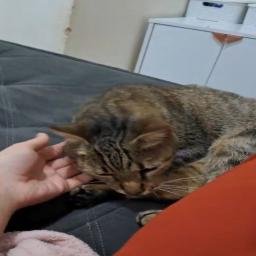
#> input picture pets256/ada_pipoca/00127.jpg, 256 x 256 px
$ python -i project.py   (imports and definitions only)
#> lines starting #> are read from the running program, lines starting #| are printed output that depends on the picture
from __future__ import annotations

import csv
import random
from collections import defaultdict
from dataclasses import dataclass
from pathlib import Path
from typing import Iterable

from PIL import Image
import numpy as np
from scipy import ndimage
from scipy.cluster import vq


@dataclass(frozen=True)
class PetRecord:
	class_id: int
	class_name: str
	filename: str
	path: Path


@dataclass(frozen=True)
class FeatureBundle:
	haralick: np.ndarray
	lbp_r1: np.ndarray
	lbp_r2: np.ndarray
	hog: np.ndarray
	bovw: np.ndarray
	color_moments: np.ndarray
	gabor: np.ndarray
	hsv_histogram: np.ndarray


# [79 lines left out: functions load_pet_records, split_pets_by_class, load_rgb_image, not called in this run]


def to_gray(image: np.ndarray) -> np.ndarray:
	if image.ndim == 2:
		return image.astype(np.uint8, copy=False)
	return np.asarray(Image.fromarray(image).convert("L"))


# [92 lines left out: functions haralick_features, lbp_features, color_moments_features, not called in this run]


def hog_features(image: np.ndarray, bins: int = 8) -> np.ndarray:
	gray = to_gray(image).astype(np.float32)
	grad_x = ndimage.sobel(gray, axis=1, mode="reflect")
	grad_y = ndimage.sobel(gray, axis=0, mode="reflect")
	magnitude = np.hypot(grad_x, grad_y)
	angle = (np.degrees(np.arctan2(grad_y, grad_x)) + 360.0) % 360.0
	histogram, _ = np.histogram(angle, bins=bins, range=(0.0, 360.0), weights=magnitude)
	histogram = histogram.astype(np.float64)
	total = histogram.sum()
	if total > 0:
		histogram /= total
	return histogram


# [189 lines left out: functions gabor_features, hsv_histogram_features, region_lbp_features, build_bovw_codebook, bovw_features, extract_feature_bundle and 2 more, not called in this run]


def matrix_from_bundles(bundles: list[FeatureBundle], name: str) -> np.ndarray:
	return np.vstack([getattr(bundle, name) for bundle in bundles])


# [5 lines left out: function standardize_features, not called in this run]


def apply_standardization(matrix: np.ndarray, mean: np.ndarray, std: np.ndarray) -> np.ndarray:
	return (matrix - mean) / std


# [42 lines left out: functions train_nearest_centroid, predict_nearest_centroid, accuracy_score, evaluate_feature_set, not called in this run]


def combine_feature_blocks(blocks: list[np.ndarray]) -> np.ndarray:
	return np.concatenate(blocks, axis=1)

>>> import cv2
>>> picture = cv2.imread('pets256/ada_pipoca/00127.jpg', cv2.IMREAD_GRAYSCALE)
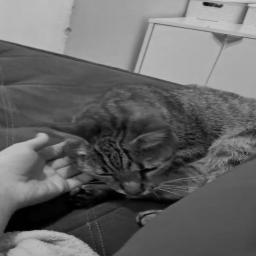
#> picture: shape (256, 256); min 0, max 208, mean 103.2
>>> result = hog_features(picture)
#> in hog_features, `grad_x = ndimage.sobel(gray, axis=1, mode="reflect")`:
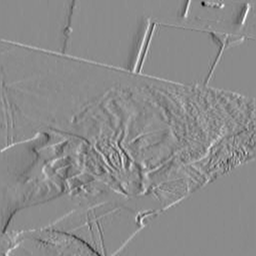
#> grad_x: shape (256, 256) float32; min -446, max 369, mean 0.1; drawn with min black and max white
#> in hog_features, `grad_y = ndimage.sobel(gray, axis=0, mode="reflect")`:
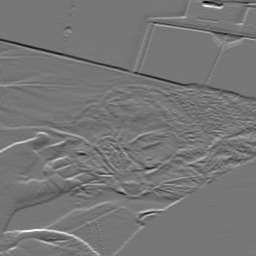
#> grad_y: shape (256, 256) float32; min -567, max 647, mean -2.1; drawn with min black and max white
#> in hog_features, `magnitude = np.hypot(grad_x, grad_y)`:
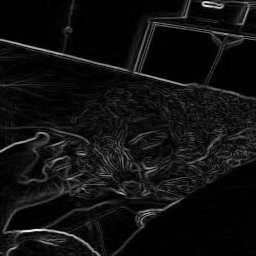
#> magnitude: shape (256, 256) float32; min 0, max 656.5, mean 43.7; drawn with min black and max white
#> in hog_features, `angle = (np.degrees(np.arctan2(grad_y, grad_x)) + 360.0) % 360.0`:
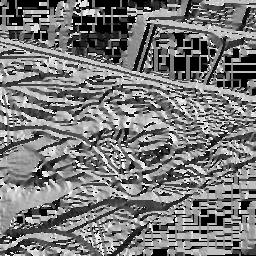
#> angle: shape (256, 256) float32; min 0, max 359.6, mean 171; drawn with min black and max white
#> in hog_features, `histogram, _ = np.histogram(angle, bins=bins, range=(0.0, 360.0), weig..`: histogram = [233593.8, 504646.7, 436773.9, 185748.6, 262546, 447696.1, 630263.9, 164157.7]
#> in hog_features, `total = histogram.sum()`: total = 2865426.7
#> in hog_features, `histogram /= total`: histogram = [0.0815, 0.176, 0.152, 0.0648, 0.0916, 0.156, 0.22, 0.0573]
#> result has the same summary as histogram in hog_features

$ run again, on pets256/ada_pipoca/00128.jpg
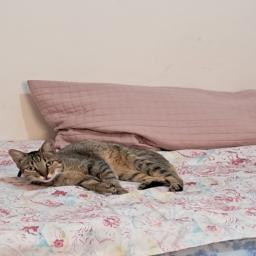
#> input picture pets256/ada_pipoca/00128.jpg, 256 x 256 px
#> in hog_features, `magnitude = np.hypot(grad_x, grad_y)`:
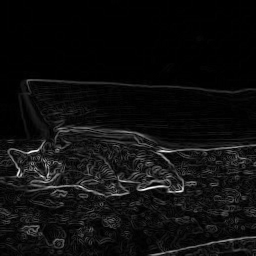
#> magnitude: shape (256, 256) float32; min 0, max 818.7, mean 47.2; drawn with min black and max white
#> in hog_features, `angle = (np.degrees(np.arctan2(grad_y, grad_x)) + 360.0) % 360.0`:
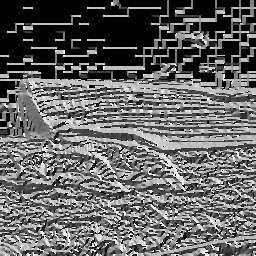
#> angle: shape (256, 256) float32; min 0, max 359.6, mean 143.2; drawn with min black and max white
#> in hog_features, `histogram, _ = np.histogram(angle, bins=bins, range=(0.0, 360.0), weig..`: histogram = [193408.6, 532777.9, 560117.3, 231736.7, 208080.1, 527943.1, 625254.5, 214434.8]
#> total = 3093753
#> in hog_features, `histogram /= total`: histogram = [0.0625, 0.172, 0.181, 0.0749, 0.0673, 0.171, 0.202, 0.0693]
#> result has the same summary as histogram in hog_features

$ run again, on pets256/ada_pipoca/00129.jpg
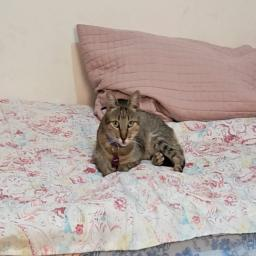
#> input picture pets256/ada_pipoca/00129.jpg, 256 x 256 px
#> in hog_features, `magnitude = np.hypot(grad_x, grad_y)`:
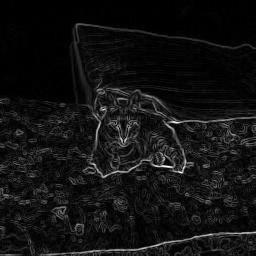
#> magnitude: shape (256, 256) float32; min 0, max 749.9, mean 54.1; drawn with min black and max white
#> in hog_features, `angle = (np.degrees(np.arctan2(grad_y, grad_x)) + 360.0) % 360.0`:
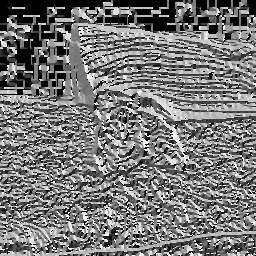
#> angle: shape (256, 256) float32; min 0, max 359.7, mean 169.1; drawn with min black and max white
#> in hog_features, `histogram, _ = np.histogram(angle, bins=bins, range=(0.0, 360.0), weig..`: histogram = [294769.8, 499852.4, 542262.2, 380415.9, 314256.7, 548408.8, 615247.9, 351300.1]
#> total = 3546513.7
#> in hog_features, `histogram /= total`: histogram = [0.0831, 0.141, 0.153, 0.107, 0.0886, 0.155, 0.173, 0.0991]
#> result has the same summary as histogram in hog_features

$ run again, on pets256/ada_pipoca/00130.jpg
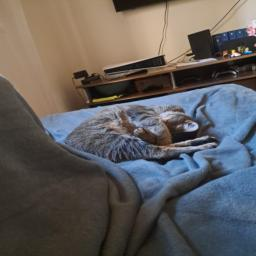
#> input picture pets256/ada_pipoca/00130.jpg, 256 x 256 px
#> in hog_features, `magnitude = np.hypot(grad_x, grad_y)`:
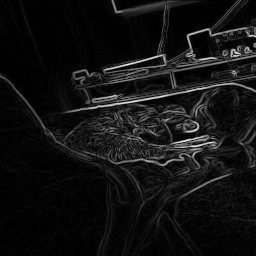
#> magnitude: shape (256, 256) float32; min 0, max 750.7, mean 54; drawn with min black and max white
#> in hog_features, `angle = (np.degrees(np.arctan2(grad_y, grad_x)) + 360.0) % 360.0`:
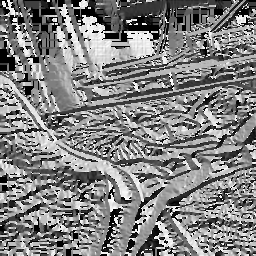
#> angle: shape (256, 256) float32; min 0, max 359.7, mean 182.9; drawn with min black and max white
#> in hog_features, `histogram, _ = np.histogram(angle, bins=bins, range=(0.0, 360.0), weig..`: histogram = [252232.1, 827906.8, 322770.3, 267540.8, 284227.5, 821414.9, 435135.6, 325561.2]
#> total = 3536789.3
#> in hog_features, `histogram /= total`: histogram = [0.0713, 0.234, 0.0913, 0.0756, 0.0804, 0.232, 0.123, 0.092]
#> result has the same summary as histogram in hog_features
